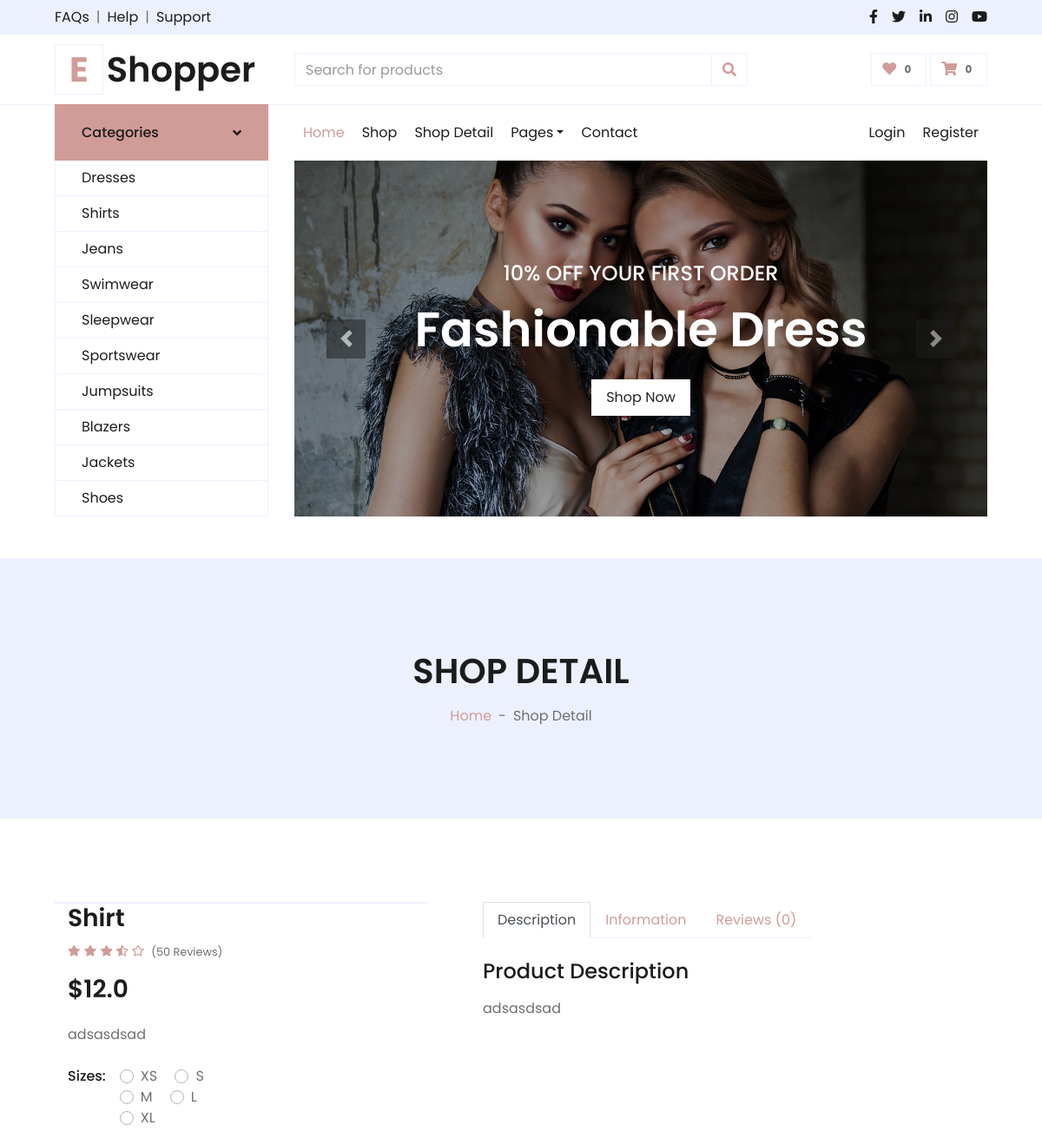
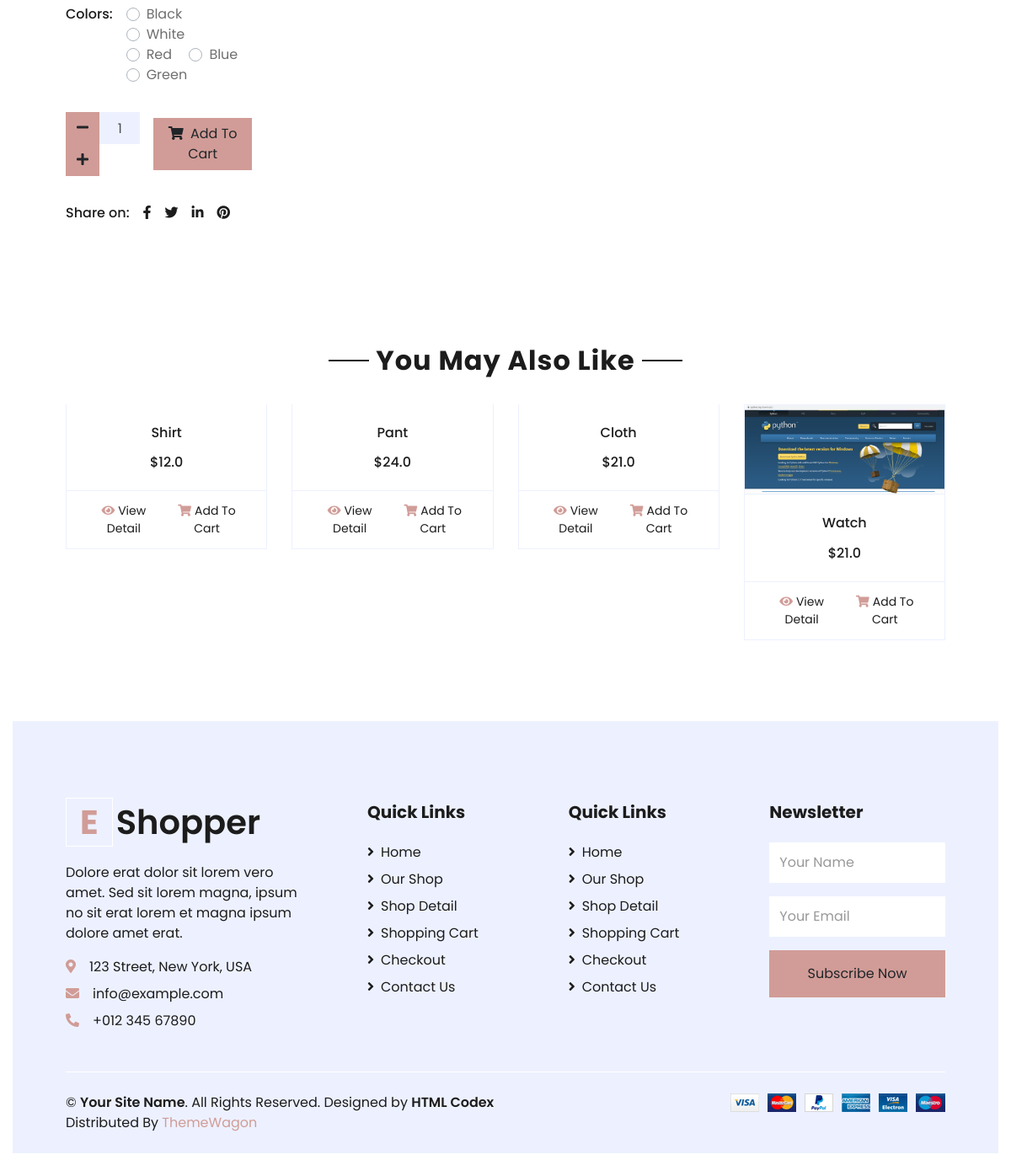
/products/detail/asdasdq23123123/, run on the app's committed database (2 pictures, top to bottom).
### product/models.py (models this page shows, shortened)
class Product(models.Model):
    PRODUCT_CATEGORY = (
        ("dress", "dress"),
        ("bag", "bag"),
        ("shirt", "shirt"),
        ("cloth", "cloth"),
        ("jacket", "jacket"),
    )
    name = models.CharField(max_length=500)
    description = models.TextField()
    price = models.FloatField()
    slug = models.SlugField(unique=True)
    tags = models.ManyToManyField("Tag")
    category = models.CharField(max_length=100, choices=PRODUCT_CATEGORY)
    image = models.ImageField(upload_to="products", null=True, blank=True)
    timestamp = models.DateTimeField(auto_now_add=True)
    last_updated = models.DateTimeField(auto_now=True)
    def __str__(self):
        return self.name

### product/views.py (the view, shortened to what this page needs)
# urls.py: path("products/detail/<product_slug>/", views.ProductDetailPage.as_view(), name="product_detail"),
class ProductDetailPage(DetailView):
    context_object_name = "product"
    template_name = "product/product_detail.html"
    lookup_url_kwarg = "product_slug"
    def get_object(self):
        return self.get_product()
    def get_filtered_qs(self, slug):
        qs = Product.objects.filter(slug=slug)
        if not qs.exists():
            raise Http404
        self.queryset = qs
        return qs
    def get_product(self):
        slug = self.kwargs.get(self.lookup_url_kwarg)
        product = self.get_filtered_qs(slug).get()
        self.object = product
        return product
    def get_context_data(self, **kwargs):
        context = super().get_context_data(**kwargs)
        product = self.object
        tags = product.tags.all()
        product_qs = Product.objects.none()  # []
        for tag in tags:
            products = tag.product_set.all()
            print("Tag Products ", products)
            product_qs |= products  # append\
        if not product_qs.exists():
            main_qs = Product.objects.all()[:4]
        print(main_qs)
        context["similar_products"] = main_qs
        return context

### Templates/product/product_detail.html (shortened to what this page needs)
{% extends "Components/base.html" %}
{% block content %}
    <div class="container-fluid bg-secondary mb-5">
        <div class="d-flex flex-column align-items-center justify-content-center" style="min-height: 300px">
            <h1 class="font-weight-semi-bold text-uppercase mb-3">Shop Detail</h1>
            <div class="d-inline-flex">
                <p class="m-0"><a href="">Home</a></p>
                <p class="m-0 px-2">-</p>
                <p class="m-0">Shop Detail</p>
            </div>
        </div>
    </div>
    <div class="container-fluid py-5">
        <div class="row px-xl-5">
            <div class="col-lg-5 pb-5">
                <div id="product-carousel" class="carousel slide" data-ride="carousel">
                    <div class="carousel-inner border">
                    <a class="carousel-control-prev" href="#product-carousel" data-slide="prev">
                        <i class="fa fa-2x fa-angle-left text-dark"></i>
                    </a>
                    <a class="carousel-control-next" href="#product-carousel" data-slide="next">
                        <i class="fa fa-2x fa-angle-right text-dark"></i>
                    </a>
                </div>
            </div>
            <div class="col-lg-7 pb-5">
                <h3 class="font-weight-semi-bold">{{ product.name }}</h3>
                <div class="d-flex mb-3">
                    <div class="text-primary mr-2">
                        <small class="fas fa-star"></small>
                        <small class="fas fa-star"></small>
                        <small class="fas fa-star"></small>
                        <small class="fas fa-star-half-alt"></small>
                        <small class="far fa-star"></small>
                    </div>
                    <small class="pt-1">(50 Reviews)</small>
                </div>
                <h3 class="font-weight-semi-bold mb-4">${{ product.price }}</h3>
                <p class="mb-4">{{ product.description }}</p>
                <div class="d-flex mb-3">
                    <p class="text-dark font-weight-medium mb-0 mr-3">Sizes:</p>
                    <form>
                        <div class="custom-control custom-radio custom-control-inline">
                            <label class="custom-control-label" for="size-1">XS</label>
                        </div>
                        <div class="custom-control custom-radio custom-control-inline">
                            <label class="custom-control-label" for="size-2">S</label>
                        </div>
                        <div class="custom-control custom-radio custom-control-inline">
                            <label class="custom-control-label" for="size-3">M</label>
                        </div>
                        <div class="custom-control custom-radio custom-control-inline">
                            <label class="custom-control-label" for="size-4">L</label>
                        </div>
                        <div class="custom-control custom-radio custom-control-inline">
                            <label class="custom-control-label" for="size-5">XL</label>
                        </div>
                    </form>
                </div>
                <div class="d-flex mb-4">
                    <p class="text-dark font-weight-medium mb-0 mr-3">Colors:</p>
                    <form>
                        <div class="custom-control custom-radio custom-control-inline">
                            <label class="custom-control-label" for="color-1">Black</label>
                        </div>
                        <div class="custom-control custom-radio custom-control-inline">
                            <label class="custom-control-label" for="color-2">White</label>
                        </div>
                        <div class="custom-control custom-radio custom-control-inline">
                            <label class="custom-control-label" for="color-3">Red</label>
                        </div>
                        <div class="custom-control custom-radio custom-control-inline">
                            <label class="custom-control-label" for="color-4">Blue</label>
                        </div>
                        <div class="custom-control custom-radio custom-control-inline">
                            <label class="custom-control-label" for="color-5">Green</label>
                        </div>
                    </form>
                </div>
                <div class="d-flex align-items-center mb-4 pt-2">
                    <div class="input-group quantity mr-3" style="width: 130px;">
                        <div class="input-group-btn">
                            <button class="btn btn-primary btn-minus" >
                            <i class="fa fa-minus"></i>
                            </button>
                        </div>
                        <input type="text" class="form-control bg-secondary text-center" value="1">
                        <div class="input-group-btn">
                            <button class="btn btn-primary btn-plus">
                                <i class="fa fa-plus"></i>
                            </button>
                        </div>
                    </div>
                    <button class="btn btn-primary px-3"><i class="fa fa-shopping-cart mr-1"></i> Add To Cart</button>
                </div>
                <div class="d-flex pt-2">
                    <p class="text-dark font-weight-medium mb-0 mr-2">Share on:</p>
                    <div class="d-inline-flex">
                        <a class="text-dark px-2" href="">
                            <i class="fab fa-facebook-f"></i>
                        </a>
                        <a class="text-dark px-2" href="">
                            <i class="fab fa-twitter"></i>
                        </a>
                        <a class="text-dark px-2" href="">
                            <i class="fab fa-linkedin-in"></i>
                        </a>
                        <a class="text-dark px-2" href="">
                            <i class="fab fa-pinterest"></i>
                        </a>
                    </div>
                </div>
            </div>
        </div>
        <div class="row px-xl-5">
            <div class="col">
                <div class="nav nav-tabs justify-content-center border-secondary mb-4">
                    <a class="nav-item nav-link active" data-toggle="tab" href="#tab-pane-1">Description</a>
                    <a class="nav-item nav-link" data-toggle="tab" href="#tab-pane-2">Information</a>
                    <a class="nav-item nav-link" data-toggle="tab" href="#tab-pane-3">Reviews (0)</a>
                </div>
                <div class="tab-content">
                    <div class="tab-pane fade show active" id="tab-pane-1">
                        <h4 class="mb-3">Product Description</h4>
                        <p>{{ product.description }}</p>
                    </div>
                </div>
            </div>
        </div>
    </div>
    <div class="container-fluid py-5">
        <div class="text-center mb-4">
            <h2 class="section-title px-5"><span class="px-2">You May Also Like</span></h2>
        </div>
        <div class="row px-xl-5">
            <div class="col">
                <div class="owl-carousel related-carousel">
                    {% for product in similar_products %}
                        <div class="card product-item border-0">
                            {% if product.image %}
                            <div class="card-header product-img position-relative overflow-hidden bg-transparent border p-0">
                                <img class="img-fluid w-100" src="{{ product.image.url }}" alt="">
                            </div>
                            {% endif %}
                            <div class="card-body border-left border-right text-center p-0 pt-4 pb-3">
                                <h6 class="text-truncate mb-3">{{  product.name }}</h6>
                                <div class="d-flex justify-content-center">
                                    <h6>${{  product.price }}</h6>
                                </div>
                            </div>
                            <div class="card-footer d-flex justify-content-between bg-light border">
                                <a href="" class="btn btn-sm text-dark p-0"><i class="fas fa-eye text-primary mr-1"></i>View Detail</a>
                                <a href="" class="btn btn-sm text-dark p-0"><i class="fas fa-shopping-cart text-primary mr-1"></i>Add To Cart</a>
                            </div>
                        </div>
                    {% endfor %}
                </div>
            </div>
        </div>
    </div>
{% endblock content %}

### data on the page
Product: name "Shirt", price "12.0", description "adsasdsad"
Product: name "Pant", price "24.0"
Product: name "Cloth", price "21.0"
Product: image (picture), name "Watch", price "21.0"
